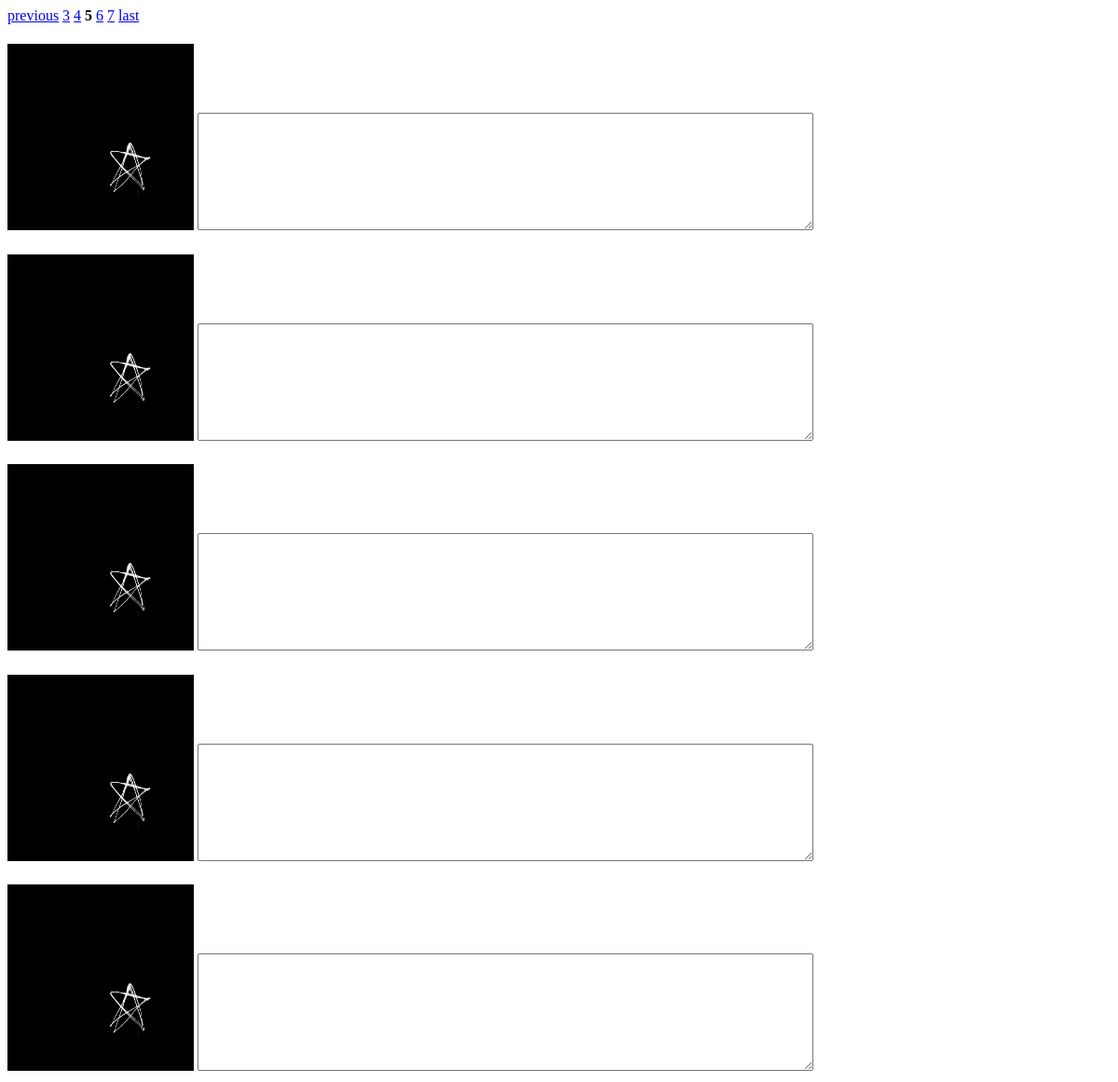
The app's page /pag?page=5, older data.
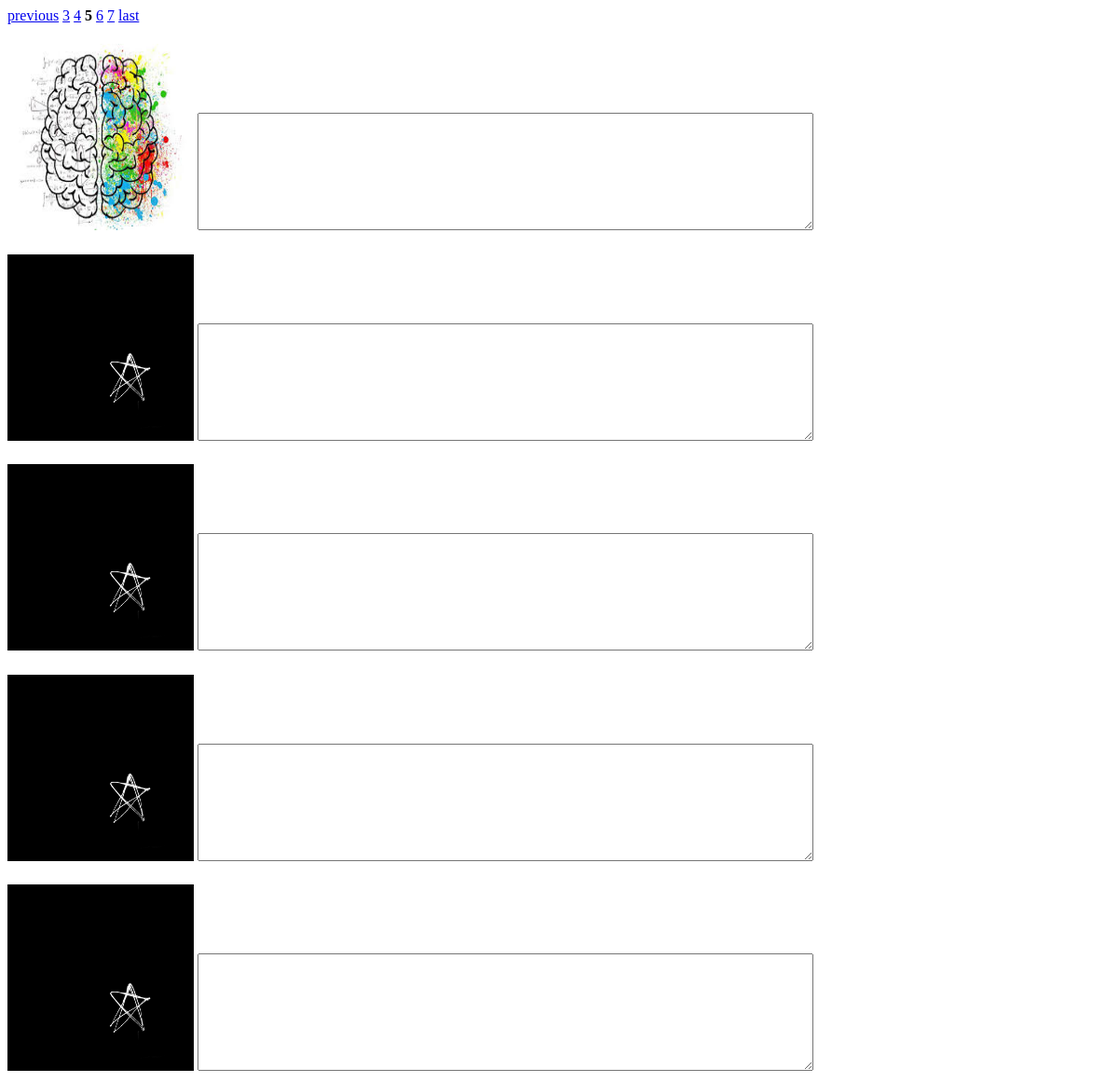
The same page, newer data.
### school/models.py (models this page shows, shortened)
class Question(models.Model):
    question = models.ImageField(upload_to='questions', blank=True)
    variant = models.ForeignKey(Variant, on_delete=models.CASCADE)

### school/views.py (the view)
# urls.py: path('pag',             views.pagination,       name='pag'),
def pagination(request):
    questions = Question.objects.all().order_by('id')
    paginator = Paginator(questions, 5)
    page = request.GET.get('page')
    questions = paginator.get_page(page)
    return render(request, 'school/pagination.html', {'questions': questions})

### school/templates/school/pagination.html (shortened to what this page needs)
<!DOCTYPE html>
<html lang="en">
<head>
</head>
<body>
  <div class="pagination">
    {% if questions.has_previous %}
      <a href="?page={{questions.previous_page_number}}">previous</a>
    {% else %}
      <a href="?page=1">first</a>
    {% endif %}
    {% for num in questions.paginator.page_range%}
      {% if questions.number == num %}
        <strong>{{num}}</strong>
      {% elif num > questions.number|add:'-3' and num < questions.number|add:'3' %}
        <a href="?page={{num}}">{{num}}</a>
      {% endif %}
    {% endfor %}
    {% if questions.has_next %}
      <a href="?page={{questions.paginator.num_pages}}">last</a>
    {% endif %}
  </div>
  {% if questions %}
    {% for question in questions.object_list %}
      <img src="{{question.question.url}}" alt="Star" width="200" height="200">
      <textarea name="" id="" cols="80" rows="8"></textarea>
    {% endfor %}
  {% else %}
    <h1>no questions</h1>
  {% endif %}
</body>
</html>

Row changes from the older to the newer data that the page shows:
changed Question (number 1 of 5 on the later page): question: a different picture
